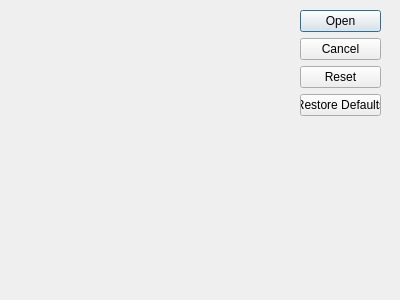
<?xml version="1.0" encoding="UTF-8"?>
<ui version="4.0">
 <class>Dialog</class>
 <widget class="QDialog" name="Dialog">
  <property name="geometry">
   <rect>
    <x>0</x>
    <y>0</y>
    <width>400</width>
    <height>300</height>
   </rect>
  </property>
  <property name="windowTitle">
   <string>Custom Button Box</string>
  </property>
  <widget class="QDialogButtonBox" name="buttonBox">
   <property name="geometry">
    <rect>
     <x>300</x>
     <y>10</y>
     <width>81</width>
     <height>241</height>
    </rect>
   </property>
   <property name="orientation">
    <enum>Qt::Vertical</enum>
   </property>
   <property name="standardButtons">
    <set>QDialogButtonBox::Cancel|QDialogButtonBox::Open|QDialogButtonBox::Reset|QDialogButtonBox::RestoreDefaults</set>
   </property>
  </widget>
 </widget>
 <resources/>
 <connections>
  <connection>
   <sender>buttonBox</sender>
   <signal>accepted()</signal>
   <receiver>Dialog</receiver>
   <slot>accept()</slot>
   <hints>
    <hint type="sourcelabel">
     <x>248</x>
     <y>254</y>
    </hint>
    <hint type="destinationlabel">
     <x>157</x>
     <y>274</y>
    </hint>
   </hints>
  </connection>
  <connection>
   <sender>buttonBox</sender>
   <signal>rejected()</signal>
   <receiver>Dialog</receiver>
   <slot>reject()</slot>
   <hints>
    <hint type="sourcelabel">
     <x>316</x>
     <y>260</y>
    </hint>
    <hint type="destinationlabel">
     <x>286</x>
     <y>274</y>
    </hint>
   </hints>
  </connection>
 </connections>
</ui>
